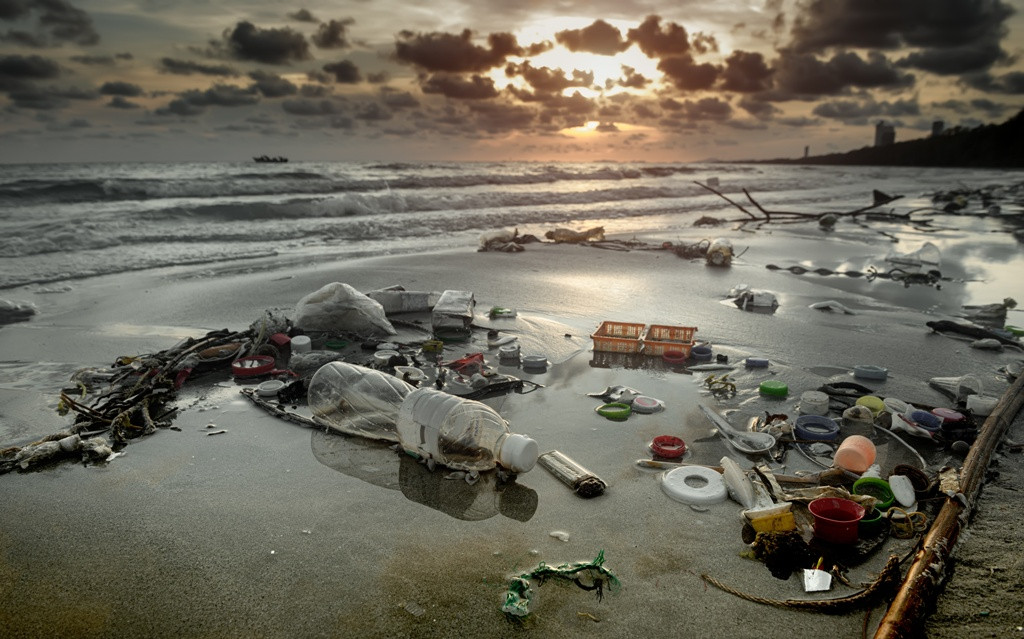
#> input picture uploads/L_123759_bandera-negra-2023-las-peores-playas-de-espana.jpg, 1024 x 639 px
$ python -i analysis.py   (imports and definitions only)
#> lines starting #> are read from the running program, lines starting #| are printed output that depends on the picture; after the words box and inside, x2 and y2 are one past the last pixel; in counts of white or black regions, pixels touching at a corner belong together
#> in analyze_image, image is the input picture: shape (639, 1024, 3); mean B, G, R 89.4, 102.5, 106.8
import cv2
import numpy as np

def segment_water(image):
    # Convertimos la imagen a espacio de color HSV
    hsv = cv2.cvtColor(image, cv2.COLOR_BGR2HSV)
#> hsv: shape (639, 1024, 3); mean H, S, V 31.7, 52, 108.2

    # Rango para agua clara (azul)
    lower_clear = np.array([85, 60, 60])
    upper_clear = np.array([135, 255, 255])

    # Rango para agua marrón
    lower_brown = np.array([10, 100, 20])
    upper_brown = np.array([25, 255, 200])

    # Crear máscaras para los diferentes colores de agua
    mask_clear = cv2.inRange(hsv, lower_clear, upper_clear)
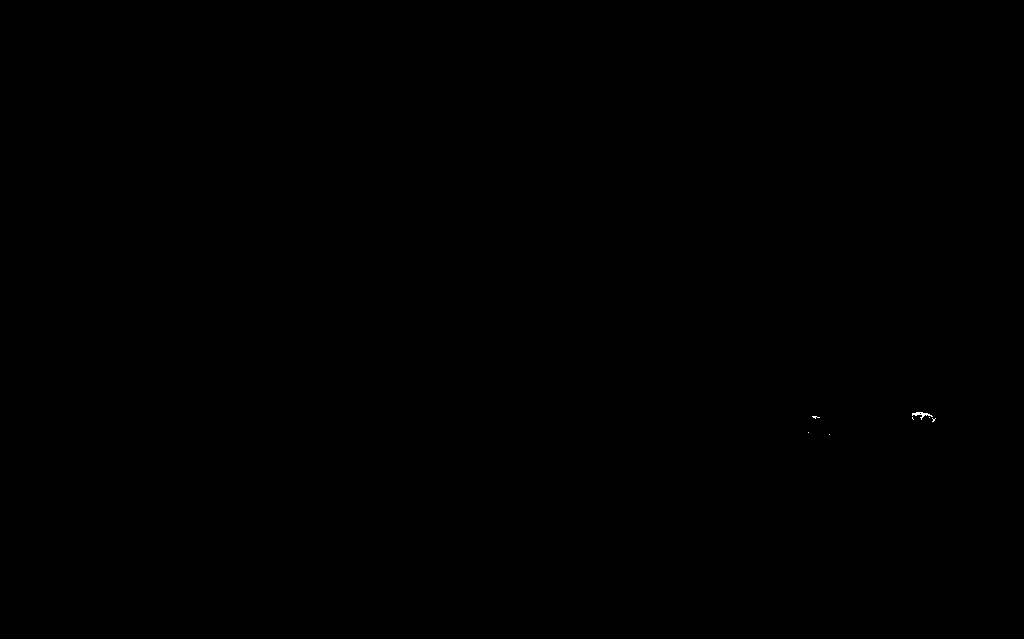
#> mask_clear: shape (639, 1024); 0.01% white in thin lines or dots, all inside (x1, y1, x2, y2) = (808, 412, 936, 435)
    mask_brown = cv2.inRange(hsv, lower_brown, upper_brown)
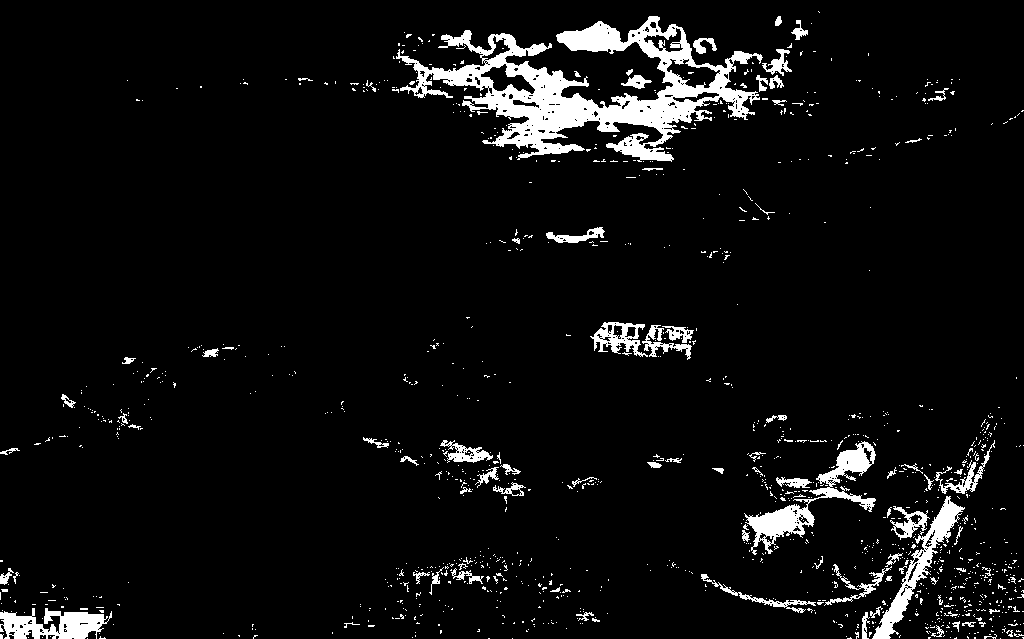
#> mask_brown: shape (639, 1024); 5.8% white; 1233 white regions (1147 under 20 px), largest, box (x1, y1, x2, y2) and area: (396, 16, 763, 162) 17350, (744, 441, 876, 555) 3161, (872, 496, 965, 639) 2368

    # Combinamos las máscaras
    mask = cv2.bitwise_or(mask_clear, mask_brown)

    # Aplicamos la máscara a la imagen original para obtener solo el agua
    segmented_image = cv2.bitwise_and(image, image, mask=mask)
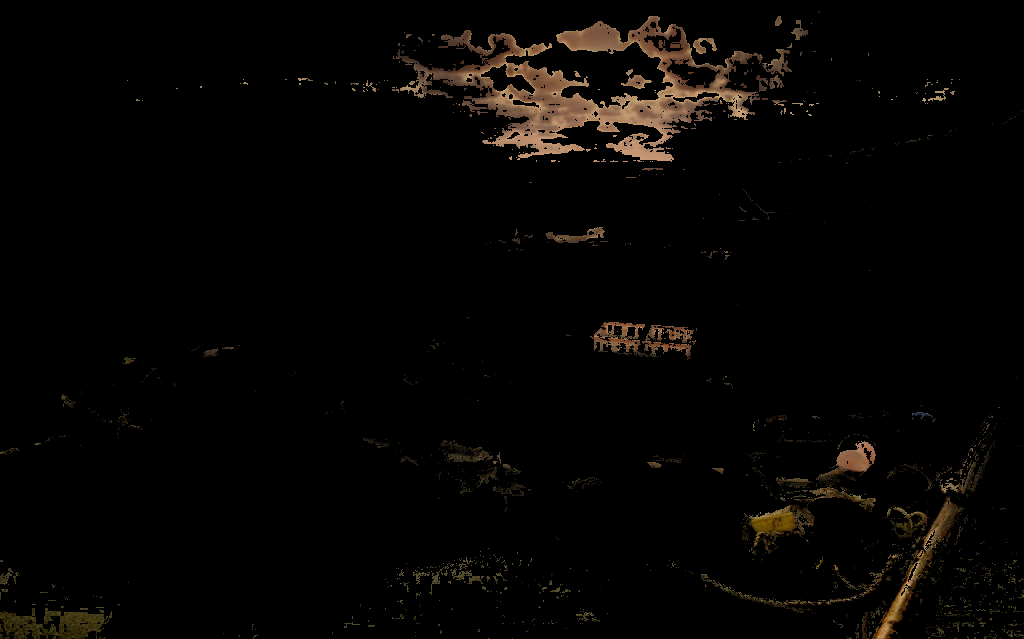
#> segmented_image: shape (639, 1024, 3); mean B, G, R 3.2, 4.7, 6.3

    return segmented_image, mask

def analyze_image(image_path):
    # Cargar la imagen
    image = cv2.imread(image_path)

    # Segmentar el agua
    segmented_image, mask = segment_water(image)

    # Convertir la imagen segmentada a RGB
    segmented_rgb = cv2.cvtColor(segmented_image, cv2.COLOR_BGR2RGB)

    # Obtener píxeles de agua basados en la máscara
    water_pixels = segmented_rgb[mask > 0]

    # Calcular el color promedio y la variabilidad
    if len(water_pixels) > 0:
        avg_color = np.mean(water_pixels, axis=0)
#> avg_color = [107.5, 81.07, 54.34]
        avg_color_rgb = [int(c) for c in avg_color]
#> avg_color_rgb = [107, 81, 54]

        # Calcular la desviación estándar de los colores para medir la turbidez
        std_dev = np.std(water_pixels, axis=0)
#> std_dev = [49.71, 38.12, 32.67]

        # Usar la desviación estándar para estimar la turbidez
        if np.mean(std_dev) > 50:  # Mayor variabilidad indica más turbidez
            turbidez = 200  # Alta turbidez
            turbidez_level = "Alta"
        elif np.mean(std_dev) > 20:
            turbidez = 100  # Media turbidez
            turbidez_level = "Media"
        elif np.mean(std_dev) > 10:
            turbidez = 20  # Baja turbidez
            turbidez_level = "Baja"

    else:
        avg_color_rgb = [0, 0, 0]
        turbidez = 0
        turbidez_level = "Desconocido"

    return {
        'turbidez': turbidez,
        'turbidez_level': turbidez_level,
        'color': avg_color_rgb
    }

>>> result = analyze_image('uploads/L_123759_bandera-negra-2023-las-peores-playas-de-espana.jpg')
#> result = {'turbidez': 100, 'turbidez_level': 'Media', 'color': [107, 81, 54]}

$ run again, on uploads/alta_turbidez_01.jpg
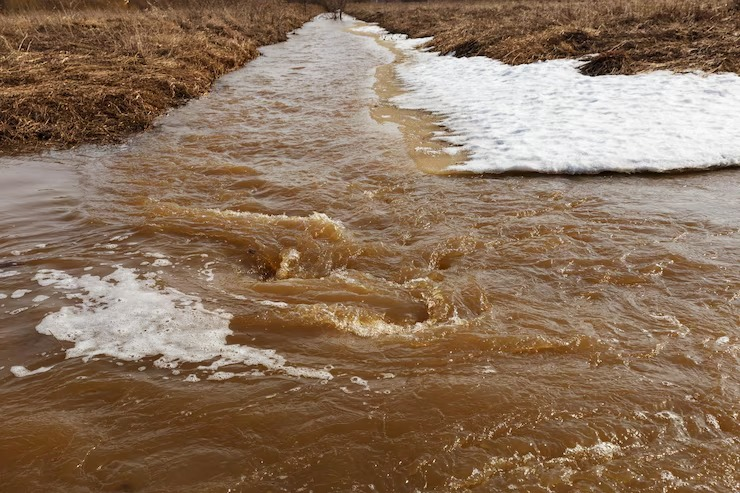
#> input picture uploads/alta_turbidez_01.jpg, 740 x 493 px
#> in analyze_image, image is the input picture: shape (493, 740, 3); mean B, G, R 92.2, 114.6, 139.6
#> hsv: shape (493, 740, 3); mean H, S, V 18, 102.6, 139.7
#> mask_clear: shape (493, 740); every value is 0
#> in segment_water, `mask_brown = cv2.inRange(hsv, lower_brown, upper_brown)`:
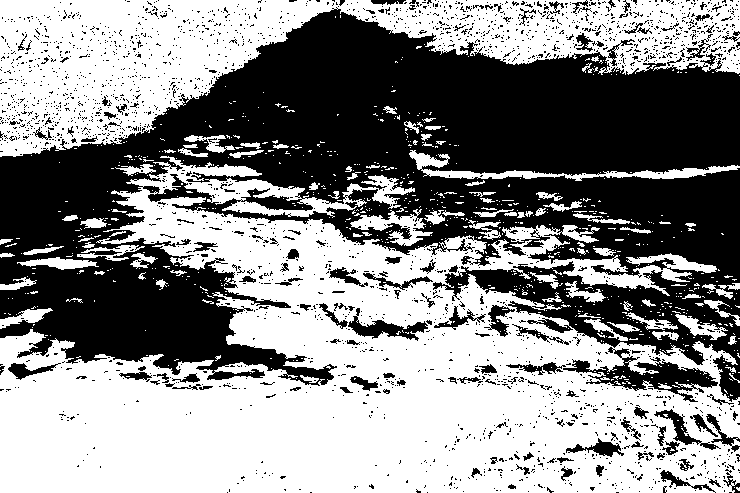
#> mask_brown: shape (493, 740); 54.6% white; 2497 black regions (2367 under 20 px), largest, box (x1, y1, x2, y2) and area: (0, 7, 740, 402) 145546, (563, 347, 718, 402) 2613, (348, 308, 428, 341) 887
#> in segment_water, `segmented_image = cv2.bitwise_and(image, image, mask=mask)`:
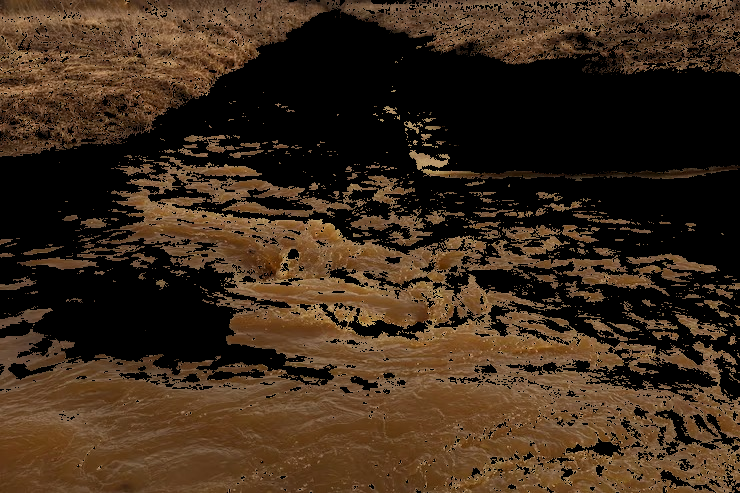
#> segmented_image: shape (493, 740, 3); mean B, G, R 27.2, 43.5, 61.5
#> avg_color = [112.5, 79.59, 49.7]
#> avg_color_rgb = [112, 79, 49]
#> std_dev = [24.11, 22.53, 20.99]
#> result = {'turbidez': 100, 'turbidez_level': 'Media', 'color': [112, 79, 49]}

$ run again, on uploads/baja_turbidez_01.jpg
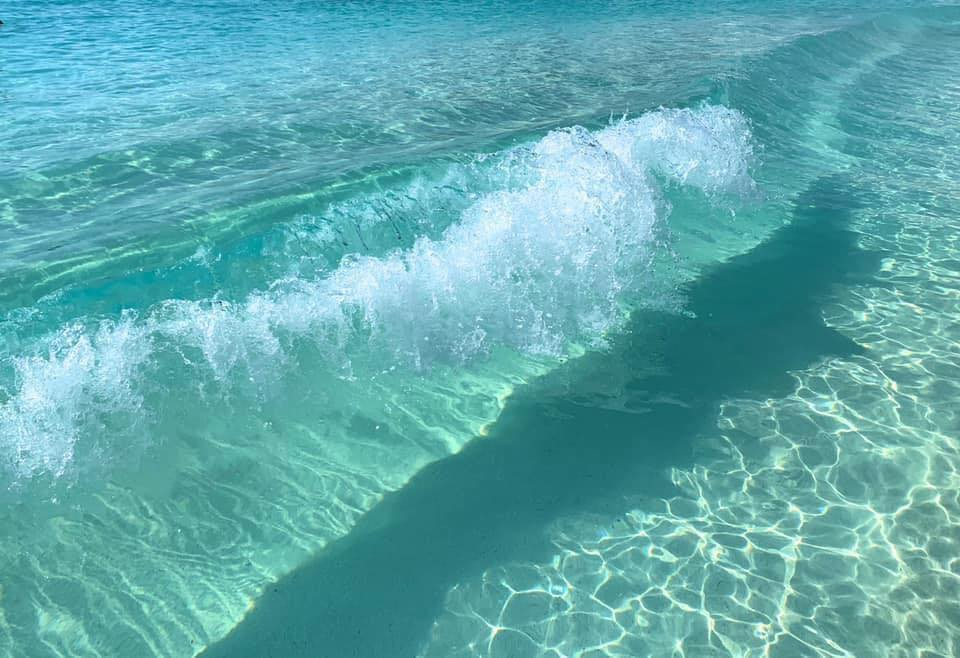
#> input picture uploads/baja_turbidez_01.jpg, 960 x 658 px
#> in analyze_image, image is the input picture: shape (658, 960, 3); mean B, G, R 173.2, 169.6, 94.4
#> hsv: shape (658, 960, 3); mean H, S, V 90.9, 123.9, 176.7
#> in segment_water, `mask_clear = cv2.inRange(hsv, lower_clear, upper_clear)`:
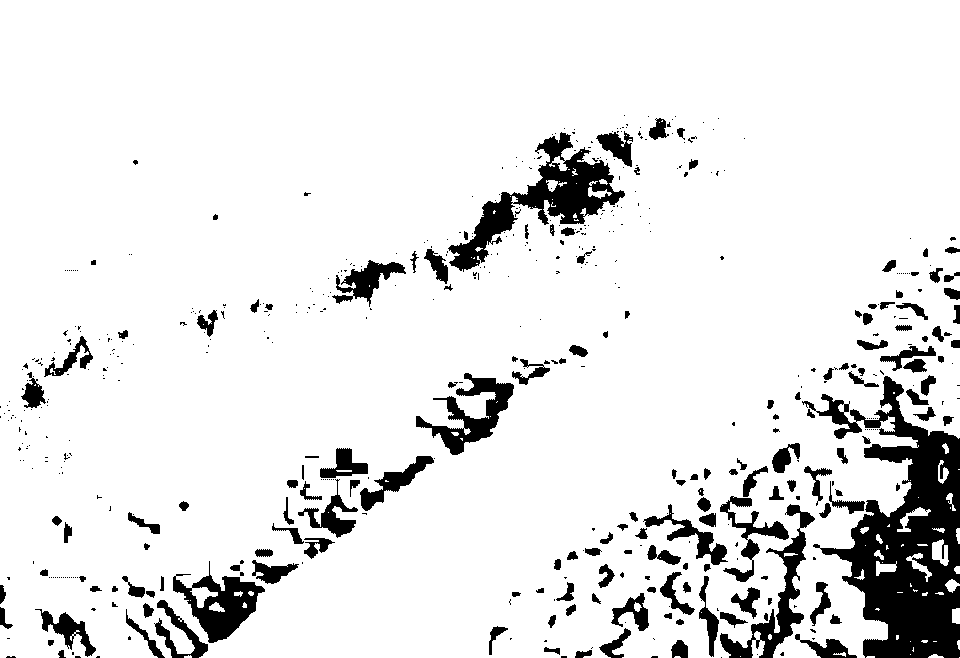
#> mask_clear: shape (658, 960); 90% white; 547 black regions (383 under 20 px), largest, box (x1, y1, x2, y2) and area: (802, 376, 960, 658) 19577, (448, 132, 625, 272) 6564, (720, 504, 815, 658) 3010
#> mask_brown: shape (658, 960); every value is 0
#> in segment_water, `segmented_image = cv2.bitwise_and(image, image, mask=mask)`:
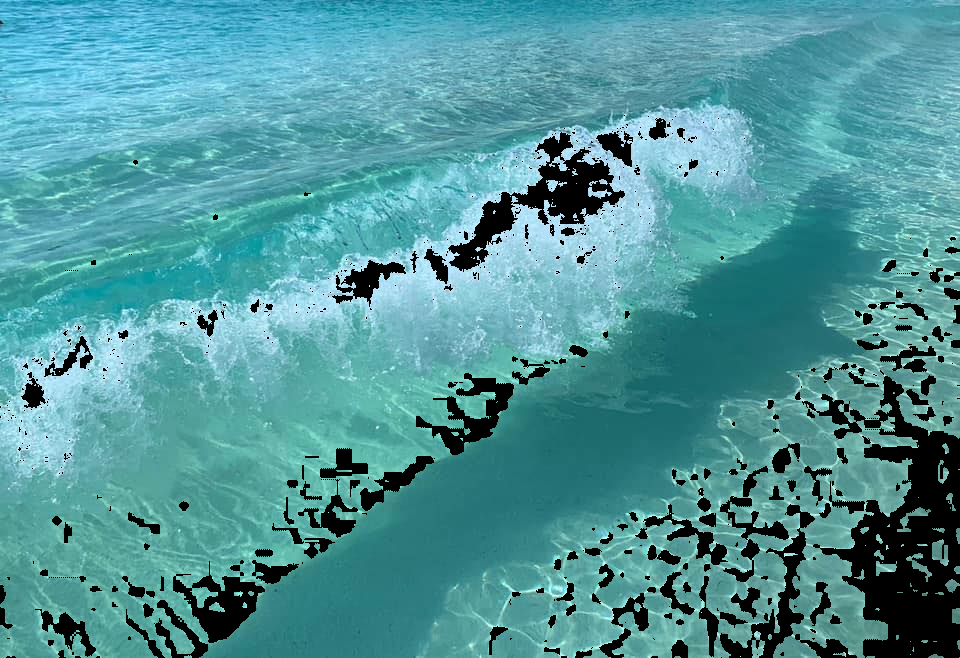
#> segmented_image: shape (658, 960, 3); mean B, G, R 153.8, 149, 79.7
#> avg_color = [88.61, 165.6, 171]
#> avg_color_rgb = [88, 165, 170]
#> std_dev = [35.84, 30.12, 34.38]
#> result = {'turbidez': 100, 'turbidez_level': 'Media', 'color': [88, 165, 170]}

$ run again, on uploads/baja_turbidez_04.jpg
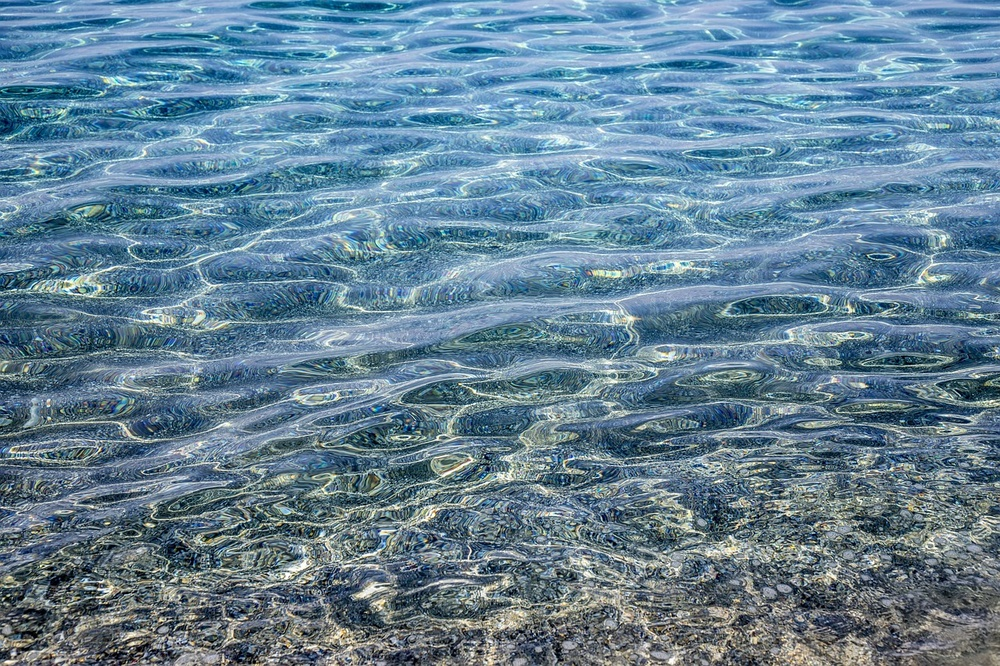
#> input picture uploads/baja_turbidez_04.jpg, 1000 x 666 px, shrunk from 1280 x 853 before the run
#> in analyze_image, image is the input picture: shape (666, 1000, 3); mean B, G, R 149.7, 130.4, 100.3
#> hsv: shape (666, 1000, 3); mean H, S, V 96.4, 91.4, 151
#> in segment_water, `mask_clear = cv2.inRange(hsv, lower_clear, upper_clear)`:
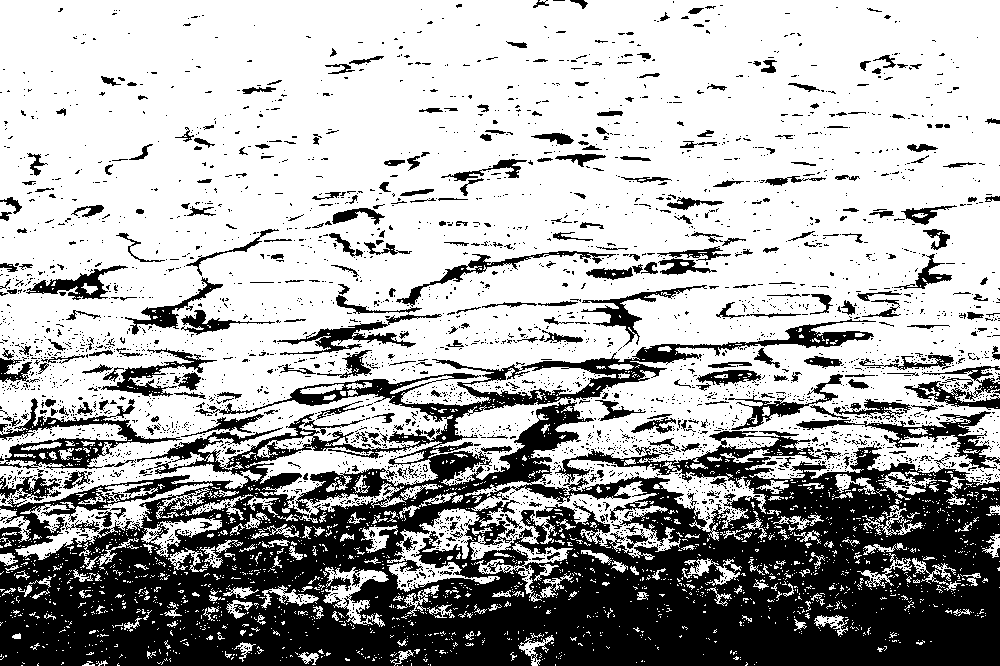
#> mask_clear: shape (666, 1000); 67.7% white; 3588 black regions (3264 under 20 px), largest, box (x1, y1, x2, y2) and area: (0, 319, 1000, 666) 163147, (0, 398, 182, 470) 3255, (796, 411, 1000, 469) 2314
#> mask_brown: shape (666, 1000); 0.03% white in thin lines or dots, all inside (x1, y1, x2, y2) = (7, 450, 922, 666)
#> mask: shape (666, 1000); 67.7% white; 3588 black regions (3264 under 20 px), largest, box (x1, y1, x2, y2) and area: (0, 319, 1000, 666) 162951, (0, 398, 182, 470) 3252, (796, 411, 1000, 469) 2314
#> in segment_water, `segmented_image = cv2.bitwise_and(image, image, mask=mask)`:
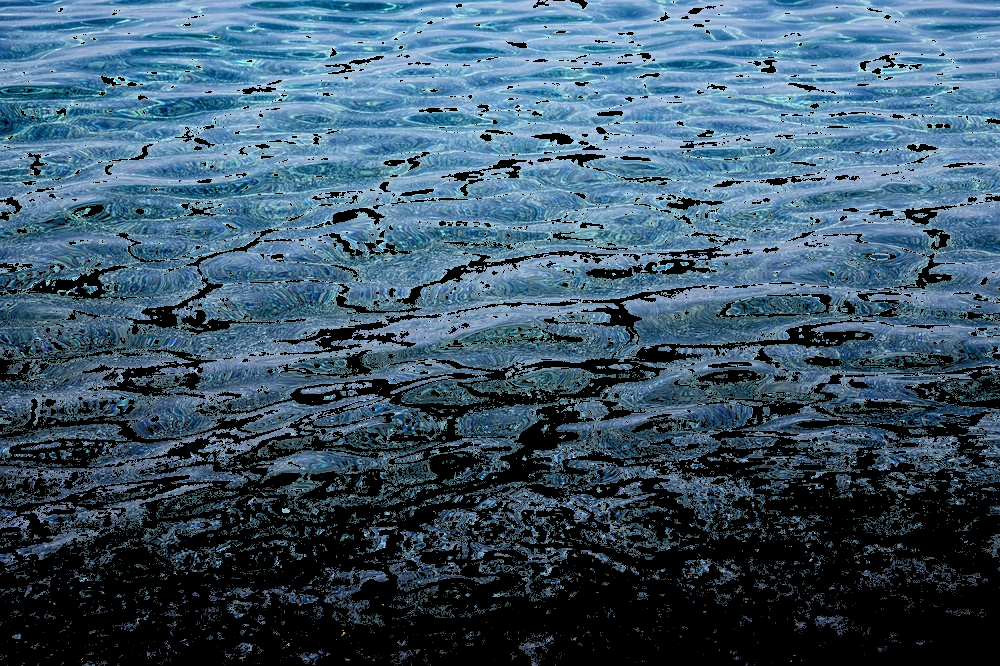
#> segmented_image: shape (666, 1000, 3); mean B, G, R 105.2, 86.4, 60.3
#> avg_color = [89.06, 127.6, 155.3]
#> avg_color_rgb = [89, 127, 155]
#> std_dev = [39.56, 40.26, 44.07]
#> result = {'turbidez': 100, 'turbidez_level': 'Media', 'color': [89, 127, 155]}
